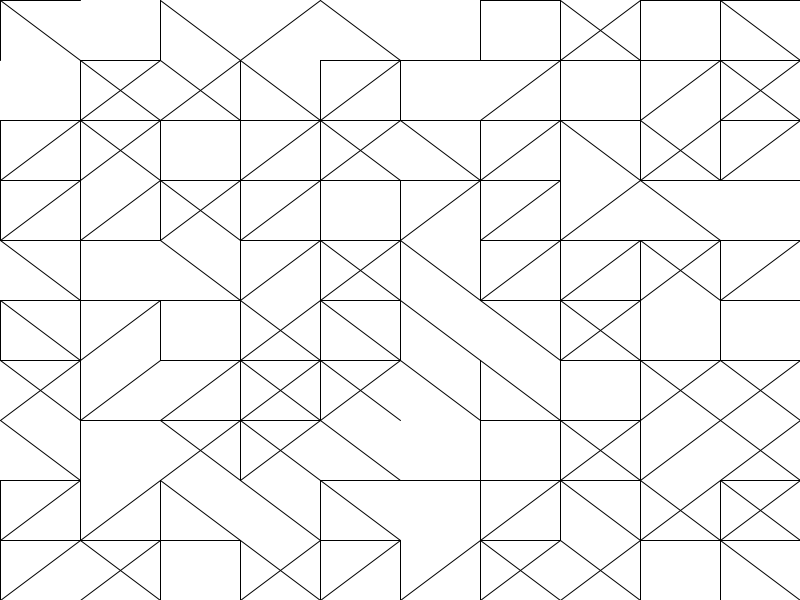
Frame 1 (no input)
Frame 60 (the mouse pressed at the canvas centre just before this capture): identical to frame 1, image omitted
Frame 120 (the mouse held since frame 60 and released just before this capture): identical to frame 1, image omitted

The Processing sketch that drew this single still picture (run headless with seeded random() and noise(); from frame 60 on, the mouse is pressed at the canvas centre):

// Processing sketch: Tarea_Array_nD
// ── Tarea_Array_nD.pde
int filas = 10;
int cols = 10;
boolean[][][] laberinto; // fila, columna y lado

void setup() {
  size(800, 600);
  laberinto = new boolean[filas][cols][6];
  iniciarLaberinto();
}

void draw() {
  background(255);
  dibujarLaberinto();
}
void iniciarLaberinto() {
  for (int i = 0; i < filas; i++) {
    for (int j = 0; j < cols; j++) {
      for (int k = 0; k < 6; k++) {
        laberinto[i][j][k] = random(1) > 0.5;
      }
    }
  }
}
void dibujarLaberinto() {

  float w = width / cols;
  float h = height / filas;

  for (int i = 0; i < filas; i++) {
    for (int j = 0; j < cols; j++) {

      float x = j * w;
      float y = i * h;

      // para los lados
      if (laberinto[i][j][0]) line(x, y, x + w, y);           // arriba
      if (laberinto[i][j][1]) line(x, y + h, x + w, y + h);   // abajo
      if (laberinto[i][j][2]) line(x, y, x, y + h);           // izquierda
      if (laberinto[i][j][3]) line(x + w, y, x + w, y + h);   // derecha

      // para las diagonales
      if (laberinto[i][j][4]) line(x, y, x + w, y + h);
      if (laberinto[i][j][5]) line(x + w, y, x, y + h);
    }
  }
}
